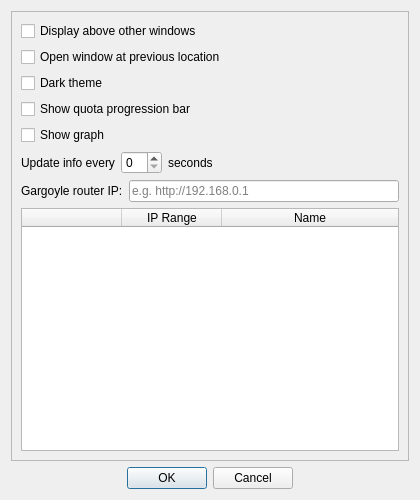
<?xml version="1.0" encoding="UTF-8"?>
<ui version="4.0">
 <class>DialogSettings</class>
 <widget class="QDialog" name="DialogSettings">
  <property name="geometry">
   <rect>
    <x>0</x>
    <y>0</y>
    <width>420</width>
    <height>500</height>
   </rect>
  </property>
  <property name="windowTitle">
   <string>Settings</string>
  </property>
  <layout class="QVBoxLayout" name="verticalLayout">
   <item>
    <widget class="QScrollArea" name="scrollArea">
     <property name="widgetResizable">
      <bool>true</bool>
     </property>
     <widget class="QWidget" name="scrollAreaWidgetContents">
      <property name="geometry">
       <rect>
        <x>0</x>
        <y>0</y>
        <width>400</width>
        <height>449</height>
       </rect>
      </property>
      <layout class="QVBoxLayout" name="verticalLayout_2">
       <item>
        <widget class="QCheckBox" name="checkBoxOtherWindows">
         <property name="text">
          <string>Display above other windows</string>
         </property>
        </widget>
       </item>
       <item>
        <widget class="QCheckBox" name="checkBoxSaveGeometry">
         <property name="text">
          <string>Open window at previous location</string>
         </property>
        </widget>
       </item>
       <item>
        <widget class="QCheckBox" name="checkBoxDarkTheme">
         <property name="text">
          <string>Dark theme</string>
         </property>
        </widget>
       </item>
       <item>
        <widget class="QCheckBox" name="checkBoxShowBar">
         <property name="text">
          <string>Show quota progression bar</string>
         </property>
        </widget>
       </item>
       <item>
        <widget class="QCheckBox" name="checkBoxShowGraph">
         <property name="text">
          <string>Show graph</string>
         </property>
        </widget>
       </item>
       <item>
        <layout class="QHBoxLayout" name="horizontalLayout">
         <item>
          <widget class="QLabel" name="label">
           <property name="text">
            <string>Update info every</string>
           </property>
          </widget>
         </item>
         <item>
          <widget class="QSpinBox" name="spinBoxSeconds"/>
         </item>
         <item>
          <widget class="QLabel" name="label_2">
           <property name="text">
            <string>seconds</string>
           </property>
          </widget>
         </item>
         <item>
          <spacer name="horizontalSpacer">
           <property name="orientation">
            <enum>Qt::Horizontal</enum>
           </property>
           <property name="sizeHint" stdset="0">
            <size>
             <width>40</width>
             <height>20</height>
            </size>
           </property>
          </spacer>
         </item>
        </layout>
       </item>
       <item>
        <layout class="QHBoxLayout" name="horizontalLayout_2">
         <item>
          <widget class="QLabel" name="label_3">
           <property name="text">
            <string>Gargoyle router IP:</string>
           </property>
          </widget>
         </item>
         <item>
          <widget class="QLineEdit" name="lineEditIP">
           <property name="placeholderText">
            <string>e.g. http://192.168.0.1</string>
           </property>
          </widget>
         </item>
        </layout>
       </item>
       <item>
        <widget class="QTableWidget" name="tableWidget">
         <property name="horizontalScrollBarPolicy">
          <enum>Qt::ScrollBarAlwaysOff</enum>
         </property>
         <property name="verticalScrollMode">
          <enum>QAbstractItemView::ScrollPerPixel</enum>
         </property>
         <attribute name="horizontalHeaderStretchLastSection">
          <bool>true</bool>
         </attribute>
         <attribute name="verticalHeaderVisible">
          <bool>false</bool>
         </attribute>
         <column>
          <property name="text">
           <string/>
          </property>
         </column>
         <column>
          <property name="text">
           <string>IP Range</string>
          </property>
         </column>
         <column>
          <property name="text">
           <string>Name</string>
          </property>
         </column>
        </widget>
       </item>
      </layout>
     </widget>
    </widget>
   </item>
   <item>
    <widget class="QDialogButtonBox" name="buttonBox">
     <property name="standardButtons">
      <set>QDialogButtonBox::Cancel|QDialogButtonBox::Ok</set>
     </property>
     <property name="centerButtons">
      <bool>true</bool>
     </property>
    </widget>
   </item>
  </layout>
 </widget>
 <resources/>
 <connections/>
</ui>
